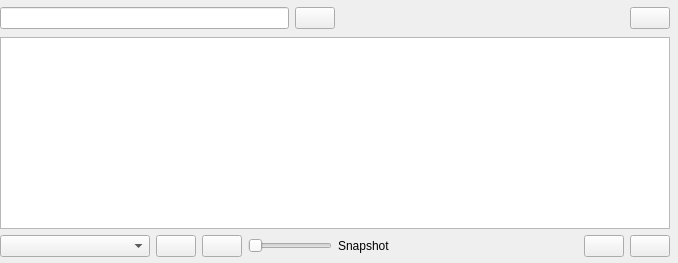
                  <widget class="QWidget" name="tab_15">
                   <attribute name="icon">
                    <iconset resource="../Icons/icons.qrc">
                     <normaloff>:/Icons/icons/data.png</normaloff>:/Icons/icons/data.png</iconset>
                   </attribute>
                   <attribute name="title">
                    <string>Objects</string>
                   </attribute>
                   <layout class="QVBoxLayout" name="verticalLayout_20">
                    <property name="leftMargin">
                     <number>0</number>
                    </property>
                    <property name="topMargin">
                     <number>6</number>
                    </property>
                    <property name="rightMargin">
                     <number>8</number>
                    </property>
                    <property name="bottomMargin">
                     <number>6</number>
                    </property>
                    <item>
                     <widget class="QFrame" name="frame_54">
                      <property name="minimumSize">
                       <size>
                        <width>0</width>
                        <height>25</height>
                       </size>
                      </property>
                      <property name="frameShape">
                       <enum>QFrame::Shape::NoFrame</enum>
                      </property>
                      <property name="frameShadow">
                       <enum>QFrame::Shadow::Raised</enum>
                      </property>
                      <layout class="QHBoxLayout" name="horizontalLayout_28">
                       <property name="leftMargin">
                        <number>0</number>
                       </property>
                       <property name="topMargin">
                        <number>0</number>
                       </property>
                       <property name="rightMargin">
                        <number>0</number>
                       </property>
                       <property name="bottomMargin">
                        <number>0</number>
                       </property>
                       <item>
                        <widget class="QLineEdit" name="smart_search_lineEdit">
                         <property name="minimumSize">
                          <size>
                           <width>120</width>
                           <height>0</height>
                          </size>
                         </property>
                         <property name="toolTip">
                          <string>&lt;html&gt;&lt;head/&gt;&lt;body&gt;&lt;p&gt;Type anything to search on the name property. &lt;/p&gt;&lt;p&gt;&lt;br/&gt;&lt;/p&gt;&lt;p&gt;For more advanced searches you can compose a filter expression:&lt;/p&gt;&lt;p&gt;&lt;span style=&quot; font-weight:700;&quot;&gt;Subjects:&lt;/span&gt;&lt;/p&gt;&lt;p&gt;col, idx, val, colobj, idxobj&lt;/p&gt;&lt;p&gt;colobj and idxobj allow accessing the objects that may be represented at the index or the columns. With these you can access their internal properties for filtering.&lt;/p&gt;&lt;p&gt;If none is specified idxobj is taken&lt;/p&gt;&lt;p&gt;&lt;span style=&quot; font-weight:700;&quot;&gt;Operators:&lt;/span&gt;&lt;/p&gt;&lt;p&gt;&amp;gt;, &amp;lt;, &amp;gt;=, &amp;lt;=, !=, =, like, notlike, starts, ends&lt;/p&gt;&lt;p&gt;&lt;span style=&quot; font-weight:700;&quot;&gt;Examples:&lt;/span&gt;&lt;/p&gt;&lt;p&gt;Filter all object names that are similar to 'alba' and their Vnom property &amp;gt; 200&lt;/p&gt;&lt;p&gt;-&amp;gt; idx&lt;span style=&quot; font-style:italic;&quot;&gt;obj.name like alba and idxobj.Vnom &amp;gt; 200&lt;/span&gt;&lt;/p&gt;&lt;p&gt;&lt;span style=&quot; font-style:italic;&quot;&gt;Equivalently:&lt;/span&gt;&lt;/p&gt;&lt;p&gt;&lt;span style=&quot; font-style:italic;&quot;&gt;-&amp;gt; name like alba and Vnom &amp;gt; 200&lt;/span&gt;&lt;/p&gt;&lt;p&gt;[Enter] to search &lt;/p&gt;&lt;/body&gt;&lt;/html&gt;</string>
                         </property>
                        </widget>
                       </item>
                       <item>
                        <widget class="QPushButton" name="filter_pushButton">
                         <property name="toolTip">
                          <string>Smart filter</string>
                         </property>
                         <property name="text">
                          <string/>
                         </property>
                         <property name="icon">
                          <iconset resource="../Icons/icons.qrc">
                           <normaloff>:/Icons/icons/magnifying_glass.png</normaloff>:/Icons/icons/magnifying_glass.png</iconset>
                         </property>
                        </widget>
                       </item>
                       <item>
                        <spacer name="horizontalSpacer_2">
                         <property name="orientation">
                          <enum>Qt::Orientation::Horizontal</enum>
                         </property>
                         <property name="sizeHint" stdset="0">
                          <size>
                           <width>40</width>
                           <height>20</height>
                          </size>
                         </property>
                        </spacer>
                       </item>
                       <item>
                        <widget class="QPushButton" name="structure_analysis_pushButton">
                         <property name="toolTip">
                          <string>&lt;html&gt;&lt;head/&gt;&lt;body&gt;&lt;p&gt;&lt;span style=&quot; font-weight:700;&quot;&gt;Histogram&lt;/span&gt;&lt;/p&gt;&lt;p&gt;Run the histogram analysis of the selected data structure&lt;/p&gt;&lt;/body&gt;&lt;/html&gt;</string>
                         </property>
                         <property name="text">
                          <string/>
                         </property>
                         <property name="icon">
                          <iconset resource="../Icons/icons.qrc">
                           <normaloff>:/Icons/icons/histogram.png</normaloff>:/Icons/icons/histogram.png</iconset>
                         </property>
                        </widget>
                       </item>
                      </layout>
                     </widget>
                    </item>
                    <item>
                     <widget class="QTableView" name="dataStructureTableView"/>
                    </item>
                    <item>
                     <widget class="QFrame" name="frame_9">
                      <property name="frameShape">
                       <enum>QFrame::Shape::NoFrame</enum>
                      </property>
                      <property name="frameShadow">
                       <enum>QFrame::Shadow::Raised</enum>
                      </property>
                      <layout class="QHBoxLayout" name="horizontalLayout_25">
                       <property name="leftMargin">
                        <number>0</number>
                       </property>
                       <property name="topMargin">
                        <number>0</number>
                       </property>
                       <property name="rightMargin">
                        <number>0</number>
                       </property>
                       <property name="bottomMargin">
                        <number>0</number>
                       </property>
                       <item>
                        <widget class="QComboBox" name="goToTsPointComboBox">
                         <property name="minimumSize">
                          <size>
                           <width>150</width>
                           <height>0</height>
                          </size>
                         </property>
                         <property name="toolTip">
                          <string>Select the time series point to search</string>
                         </property>
                        </widget>
                       </item>
                       <item>
                        <widget class="QPushButton" name="goToTsPointButton">
                         <property name="toolTip">
                          <string>Search and navigate to the selected time series point</string>
                         </property>
                         <property name="text">
                          <string/>
                         </property>
                         <property name="icon">
                          <iconset resource="../Icons/icons.qrc">
                           <normaloff>:/Icons/icons/time_series (search).png</normaloff>:/Icons/icons/time_series (search).png</iconset>
                         </property>
                        </widget>
                       </item>
                       <item>
                        <widget class="QPushButton" name="set_profile_state_button">
                         <property name="toolTip">
                          <string>&lt;html&gt;&lt;head/&gt;&lt;body&gt;&lt;p&gt;&lt;span style=&quot; font-weight:700;&quot;&gt;Snapshot&lt;/span&gt;&lt;/p&gt;&lt;p&gt;Assign the values of the selected time step into the snapshot&lt;/p&gt;&lt;/body&gt;&lt;/html&gt;</string>
                         </property>
                         <property name="text">
                          <string/>
                         </property>
                         <property name="icon">
                          <iconset resource="../Icons/icons.qrc">
                           <normaloff>:/Icons/icons/copy2left.png</normaloff>:/Icons/icons/copy2left.png</iconset>
                         </property>
                        </widget>
                       </item>
                       <item>
                        <widget class="QSlider" name="db_step_slider">
                         <property name="toolTip">
                          <string>&lt;html&gt;&lt;head/&gt;&lt;body&gt;&lt;p&gt;&lt;span style=&quot; font-weight:700;&quot;&gt;Time slider&lt;/span&gt;&lt;/p&gt;&lt;p&gt;Move this time slider to select the appropriate time slot to view.&lt;/p&gt;&lt;p&gt;The first position sets the snapshot values, the rest attend to the time series values.&lt;/p&gt;&lt;/body&gt;&lt;/html&gt;</string>
                         </property>
                         <property name="orientation">
                          <enum>Qt::Orientation::Horizontal</enum>
                         </property>
                        </widget>
                       </item>
                       <item>
                        <widget class="QLabel" name="db_step_label">
                         <property name="minimumSize">
                          <size>
                           <width>200</width>
                           <height>0</height>
                          </size>
                         </property>
                         <property name="text">
                          <string>Snapshot</string>
                         </property>
                         <property name="alignment">
                          <set>Qt::AlignmentFlag::AlignLeading|Qt::AlignmentFlag::AlignLeft|Qt::AlignmentFlag::AlignVCenter</set>
                         </property>
                        </widget>
                       </item>
                       <item>
                        <spacer name="horizontalSpacer_9">
                         <property name="orientation">
                          <enum>Qt::Orientation::Horizontal</enum>
                         </property>
                         <property name="sizeHint" stdset="0">
                          <size>
                           <width>40</width>
                           <height>20</height>
                          </size>
                         </property>
                        </spacer>
                       </item>
                       <item>
                        <widget class="QPushButton" name="add_object_pushButton">
                         <property name="toolTip">
                          <string>Add new object</string>
                         </property>
                         <property name="text">
                          <string/>
                         </property>
                         <property name="icon">
                          <iconset resource="../Icons/icons.qrc">
                           <normaloff>:/Icons/icons/plus.png</normaloff>:/Icons/icons/plus.png</iconset>
                         </property>
                        </widget>
                       </item>
                       <item>
                        <widget class="QPushButton" name="delete_selected_objects_pushButton">
                         <property name="toolTip">
                          <string>Delete selection</string>
                         </property>
                         <property name="text">
                          <string/>
                         </property>
                         <property name="icon">
                          <iconset resource="../Icons/icons.qrc">
                           <normaloff>:/Icons/icons/minus.png</normaloff>:/Icons/icons/minus.png</iconset>
                         </property>
                        </widget>
                       </item>
                      </layout>
                     </widget>
                    </item>
                   </layout>
                  </widget>
